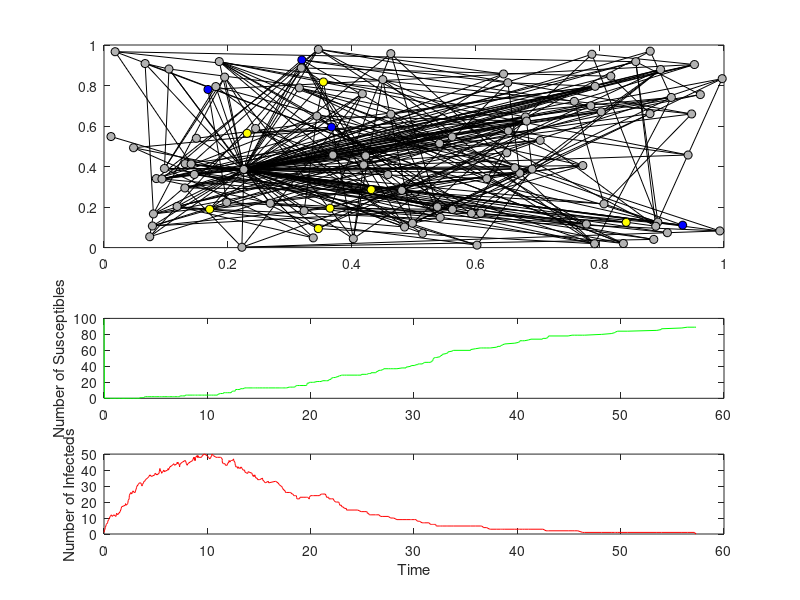

The MATLAB source for this figure:
function [t,S,E,I,Q,R] = Program_SEIQRS(N,n,tau1,tau2,gamma,delta,MaxTime,Type)

% Sets up default parameters if necessary.
if nargin == 0
    N=100; 
    n=4;
    tau1=0.1; % 感染率
    tau2=0.05; % 潜伏期传播率
    gamma=0.1; % 康复率
    delta=0.1; % 隔离率
    MaxTime=1000;
    Type='Random';
end

% Checks all the parameters are valid
CheckGreater(N,0,'Number of individuals N');
CheckGreater(n,0,'Number of neighbours n');
CheckGreater(tau1,0,'tau1');
CheckGreater(tau2,0,'tau2');
CheckGreater(gamma,0,'gamma');
CheckGreater(delta,0,'delta');
CheckGreater(MaxTime,0,'MaxTime');

% 初始化网络
[X,Y,G,N]=Create_Network(N,n,Type);
Status=1+0*X; Status(1)=2; % 初始状态，第一个个体为感染状态
Rate=0*X; Rate(1)=gamma; Rate(find(G(:,1)))=tau1;

t=0; i=1; S=N-1; E=0; I=1; Q=0; R=0; % 初始化时间，迭代计数器和状态数量
subplot(2,1,1);
[j,k,s]=find(G);
plot([X(j) X(k)]',[Y(j) Y(k)]','-k');
hold on
Col=[0.7 0.7 0.7; 0 1 0; 1 0 0; 0 0 1; 1 1 0; 0 1 1];
for k=1:N
    H(k)=plot(X(k),Y(k),'ok','MarkerFaceColor','g');
end
set(H(1),'MarkerFaceColor','r');
hold off;
drawnow;

while (t<MaxTime & I(end)>0)
    [step,Rate,Status,e]=Iterate(Rate,Status,G,tau1,tau2,gamma,delta);
    i=i+1;
    t(i)=t(i-1)+step;
    S(i)=length(find(Status==0));
    E(i)=length(find(Status==1));
    I(i)=length(find(Status==2));
    Q(i)=length(find(Status==3));
    R(i)=length(find(Status==4));
    set(H(e),'MarkerFaceColor',Col(Status(e)+1,:));

    subplot(4,1,3);
    plot(t,S,'-g');
    ylabel 'Number of Susceptibles'
    subplot(4,1,4);
    plot(t,I,'-r');
    ylabel 'Number of Infecteds'
    xlabel 'Time'
    drawnow;
    [];
end


function [X,Y,G,N]=Create_Network(N,n,Type)

if n > (N-1)
    error('Impossible to have an average of %d contacts with a population size of %d',n,N);
end

G=sparse(1,1,0,N,N);
X=rand(N,1); Y=rand(N,1);
switch Type

    case {'Random','random'}
        contacts=0;
        while(contacts<n*N)
            i=ceil(rand(1,1)*N); j=ceil(rand(1,1)*N);
            if i~=j && G(i,j)==0
                contacts=contacts+2;
                G(i,j)=1; G(j,1)=1;
            end
        end
                
    case {'Spatial','spatial'}
        D=(X*ones(1,N) - ones(N,1)*X').^2 + (Y*ones(1,N) - ones(N,1)*Y').^2;
        Prob=exp(-D*5)-rand(N,N); Prob=triu(Prob,1)-1e100*tril(ones(N,N),0);
        [y i]=sort(reshape(Prob,N*N,1));
        p=i(end+[(1-n*N/2):1:0]);
        i=1+mod(p-1,N); j=1+floor((p-1)/N);
        G=sparse([i; j],[j; i],1,N,N);

    case {'Lattice','lattice'}
        if mod(sqrt(N),1)~=0
            warning('N=%d is not a square number, rounding to %d',N,round(sqrt(N)).^2);
            N=round(sqrt(N)).^2;
        end
        [X,Y]=meshgrid([0:(sqrt(N)-1)]/(sqrt(N)-1));
        X=reshape(X,N,1); Y=reshape(Y,N,1);
        D=(X*ones(1,N) - ones(N,1)*X').^2 + (Y*ones(1,N) - ones(N,1)*Y').^2;
        Prob=triu(D,1)+1e100*tril(ones(N,N),0);
        [y i]=sort(reshape(Prob,N*N,1));
        p=i(1:(n*N/2 - 2*sqrt(N)));
        i=1+mod(p-1,N); j=1+floor((p-1)/N);
        G=sparse([i; j],[j; i],1,N,N);

    case {'SmallWorld','Smallworld','smallworld'}
        if mod(sqrt(N),1)~=0
            warning('N=%d is not a square number, rounding to %d',N,round(sqrt(N)).^2);
            N=round(sqrt(N)).^2;
        end
        [X,Y]=meshgrid([0:(sqrt(N)-1)]/(sqrt(N)-1));
        X=reshape(X,N,1); Y=reshape(Y,N,1);
        D=(X*ones(1,N) - ones(N,1)*X').^2 + (Y*ones(1,N) - ones(N,1)*Y').^2;
        Prob=triu(D,1)+1e100*tril(ones(N,N),0);
        [y i]=sort(reshape(Prob,N*N,1));
        p=i(1:(n*N/2 - 2*sqrt(N)));
        i=1+mod(p-1,N); j=1+floor((p-1)/N);
        G=sparse([i; j],[j; i],1,N,N);
        R=10;
        for k=1:R
            i=1; j=1;
            while (i==j || G(i,j)==1)
                i=ceil(rand(1,1)*N); j=ceil(rand(1,1)*N);
            end
            G(i,j)=1; G(j,1)=1;
        end
        
    otherwise
        error('Do not recognise network type %s',Type);
end



function [step,Rate,Status,Event]=Iterate(Rate,Status,G,tau1,tau2,gamma,delta)

Sum=sum(Rate); Cum=cumsum(Rate);
Event=min(find(Cum>rand(1,1)*Sum));
Status(Event)=mod(Status(Event)+1,5);

contacts=find(G(:,Event) & Status==1);
switch Status(Event)
    case 1 % 感染者变为潜伏者
        Rate(Event)=tau2;
        Rate(contacts)=Rate(contacts)+tau1;
    case 2 % 潜伏者变为隔离者
        Rate(Event)=delta;
        Rate(contacts)=Rate(contacts)+tau2;
    case 3 % 隔离者变为康复者
        Rate(Event)=gamma;
        Rate(contacts)=Rate(contacts)+delta;
        G(Event,:)=0;
    case 0 % 康复者不再传播疾病
        Rate(Event)=0;
        Rate(contacts)=Rate(contacts)-gamma;
end
Rate=Rate.*sign(Status);
step=-log(rand(1,1))/Sum;

function []=CheckGreaterOrEqual(Parameter, Value, str)

m=find(Parameter<Value);
if length(m)>0
    error('Parameter %s(%g) (=%g) is less than %g',str,m(1),Parameter(m(1)),Value);
end

function []=CheckGreater(Parameter, Value, str)

m=find(Parameter<=Value);
if length(m)>0
    error('Parameter %s(%g) (=%g) is less than %g',str,m(1),Parameter(m(1)),Value);
end
